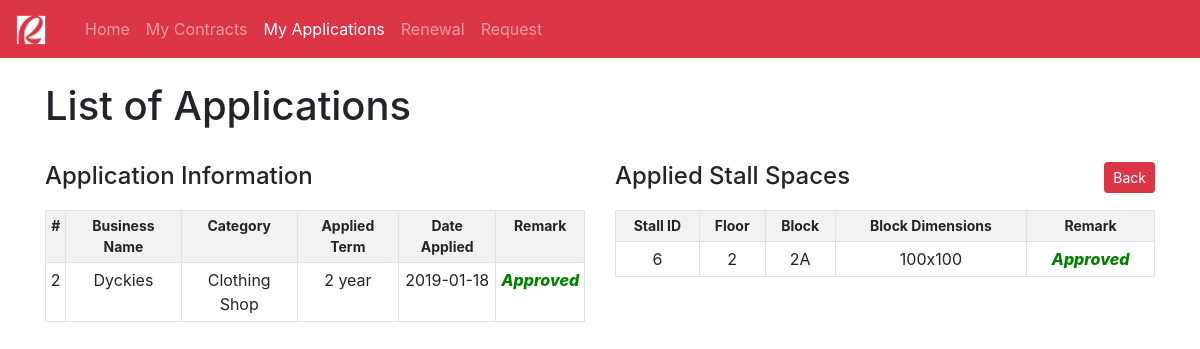
Page /client-view-application-details.php?app_id=2&client_id=2 on the earlier database version.
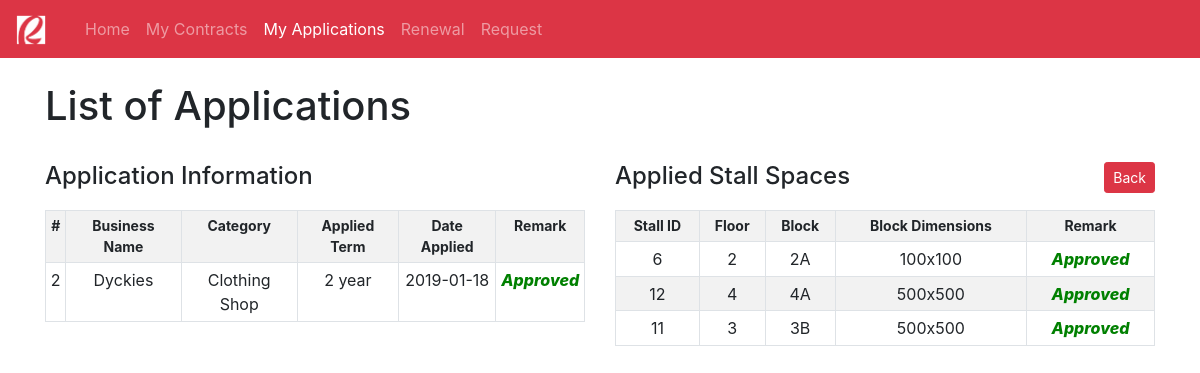
Same page on the later database version.
### tables this page shows
CREATE TABLE `applied_stall` (
  `app_id` int(11) NOT NULL,
  `client_id` int(11) NOT NULL,
  `category_id` int(11) NOT NULL,
  `business_name` varchar(128) DEFAULT NULL,
  `date_applied` datetime DEFAULT CURRENT_TIMESTAMP,
  `date_approved` datetime DEFAULT NULL,
  `application_status` varchar(32) DEFAULT 'Unapproved',
  `applied_term` varchar(32) NOT NULL
);

CREATE TABLE `business_classification` (
  `category_id` int(11) NOT NULL,
  `category_name` varchar(64) NOT NULL
);

CREATE TABLE `applied_stall_details` (
  `id` int(11) NOT NULL,
  `app_id` int(11) NOT NULL,
  `stall_id` int(11) NOT NULL,
  `stall_application_status` varchar(32) DEFAULT 'Unapproved'
);

CREATE TABLE `stalls` (
  `stall_id` int(11) NOT NULL,
  `floor_no` varchar(1) NOT NULL,
  `block_no` varchar(20) NOT NULL,
  `block_dimension` varchar(11) NOT NULL,
  `stall_price` double NOT NULL,
  `price_date_effectivity` datetime DEFAULT NULL
);

### client-view-application-details.php (the view, shortened to what the changed rows need)
<!DOCTYPE html>
<html lang="en">
<head>
    <link rel="stylesheet" href="bootstrap-4.2.1-dist/css/bootstrap.min.css">
</head>
<body>
    <div class="container">
        <br><h1>List of Applications</h1><br>
        <div class="row">
            <div class="col">
                <h4 class="float-left">Application Information</h4><br><br>
                <table class="table table-sm table-bordered table-striped">
                    <tr align="center" style="font-size: 14px;">
                        <th>#</th>
                        <th>Business Name</th>
                        <th>Category</th>
                        <th>Applied Term</th>
                        <th>Date Applied</th>
                        <th>Remark</th>
                    </tr>
                    <?php
                        require_once "api/config.php";
                        $app_id = $_GET['app_id'];
                        $sql_applied_stall = "SELECT * FROM applied_stall ap
                        INNER JOIN business_classification bc ON ap.category_id = bc.category_id WHERE app_id = $app_id";
                        $result_applied_stall = mysqli_query($link, $sql_applied_stall);
                        if(mysqli_num_rows($result_applied_stall) > 0 ){
                            while($row_applied_stall = mysqli_fetch_assoc($result_applied_stall)){
                                echo "<tr align='center'>";
                                    echo "<td>" . $row_applied_stall['app_id'] . "</td>";
                                    echo "<td>" . $row_applied_stall['business_name'] . "</td>";
                                    echo "<td>" . $row_applied_stall['category_name'] . "</td>";
                                    echo "<td>" . $row_applied_stall['applied_term'] . "</td>";
                                    $old_date_applied = strtotime($row_applied_stall['date_applied']);
                                    $new_date_applied = date('Y-m-d', $old_date_applied);
                                    echo "<td>" . $new_date_applied . "</td>";
                                        if($row_applied_stall['application_status'] == 'Approved'){
                                            echo "<td style='color: green; font-style: italic; font-weight: 800;'>" . $row_applied_stall['application_status'] . "</td>";
                                        }elseif($row_applied_stall['application_status'] == 'Unapproved'){
                                            echo "<td style='color: orange; font-style: italic; font-weight: 800;'>" . $row_applied_stall['application_status'] . "</td>";
                                        }elseif($row_applied_stall['application_status'] == 'Disapproved'){
                                            echo "<td style='color: red; font-style: italic; font-weight: 800;'>" . $row_applied_stall['application_status'] . "</td>";
                                        }
                                echo "</tr>";
                            }
                        }
                    ?>
                </table>
            </div>
            <div class="col">
            <br /><br />
                <table class="table table-sm table-bordered table-striped">
                    <tr align="center" style="font-size: 14px;">
                        <th>Stall ID</th>
                        <th>Floor</th>
                        <th>Block</th>
                        <th>Block Dimensions</th>
                        <th>Remark</th>
                    </tr>
                <?php
                        require_once "api/config.php";
                        $app_id = $_GET['app_id'];
                        $sql_applied_stall = "SELECT * FROM applied_stall_details ad
                        INNER JOIN stalls s ON ad.stall_id = s.stall_id
                        WHERE app_id = $app_id";
                        $result_applied_stall = mysqli_query($link, $sql_applied_stall);
                        if(mysqli_num_rows($result_applied_stall) > 0 ){
                            while($row_applied_stall = mysqli_fetch_assoc($result_applied_stall)){
                                echo "<tr align='center'>";
                                    echo "<td>" . $row_applied_stall['stall_id'] . "</td>";
                                    echo "<td>" . $row_applied_stall['floor_no'] . "</td>";
                                    echo "<td>" . $row_applied_stall['block_no'] . "</td>";
                                    echo "<td>" . $row_applied_stall['block_dimension'] . "</td>";
                                    if($row_applied_stall['stall_application_status'] == 'Approved'){
                                        echo "<td style='color: green; font-style: italic; font-weight: 800;'>" . $row_applied_stall['stall_application_status'] . "</td>";
                                    }elseif($row_applied_stall['stall_application_status'] == 'Unapproved'){
                                        echo "<td style='color: orange; font-style: italic; font-weight: 800;'>" . $row_applied_stall['stall_application_status'] . "</td>";
                                    }elseif($row_applied_stall['stall_application_status'] == 'Disapproved'){
                                        echo "<td style='color: red; font-style: italic; font-weight: 800;'>" . $row_applied_stall['stall_application_status'] . "</td>";
                                    }
                                echo "</tr>";
                            }
                        }
                    ?>
                </table>
            </div>
        </div>
    </div>
</body>
</html>

Differences in the rows shown:
added applied_stall_details: stall.stall_id "12", stall.floor_no "4", stall.block_no "4A", stall.block_dimension "500x500", stall_application_status "Approved"
added applied_stall_details: stall.stall_id "11", stall.floor_no "3", stall.block_no "3B", stall.block_dimension "500x500", stall_application_status "Approved"
